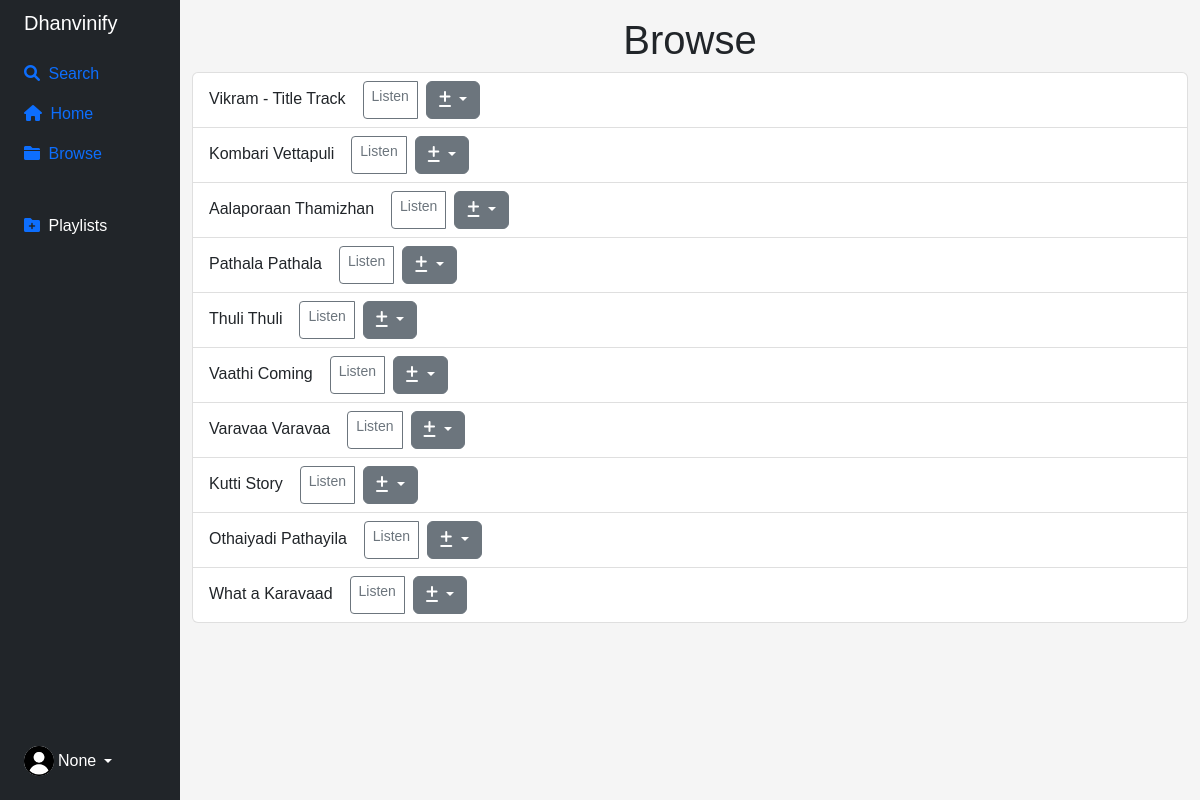
Screenshot of /browse with the database file from the repository.
### tables this page shows
CREATE TABLE songs(
id int,
name text,
artist text,
url text,
image text);

### app.py (the view)
@app.route('/browse')
def browse():
    if all_songs():
        username = session.get("name")
        cur.execute("SELECT rowid, name FROM playlists WHERE username = ?", (username, ))
        playlists = cur.fetchall()
        return render_template('browse.html', songs=song, check=1, playlist=playlists, name=username)
    else:
        return redirect("/")
    return redirect("/")
    return render_template('browse.html')

### app.py (called while the page is built)
def all_songs():
    global song
    cur.execute("SELECT rowid FROM songs")
    playlist_songs = cur.fetchall()
    playlist_data = []
    for id in playlist_songs:
        cur.execute("SELECT rowid, name, artist, url, image FROM songs WHERE rowid= (?)", (id))
        playlist_data.append(cur.fetchone())
    song = [
    {
        "id": row[0],
        "name": row[1],
        "artist": row[2],
    }
    for row in playlist_data
    ]
    return True

### templates/browse.html (shortened to what this page needs)
{% extends 'basic.html' %}
{% block content %}
    <h1>Browse</h1>
        <ul class="list-group" style="text-align: left;">
            {% for song in songs %}
                <li class="list-group-item">{{song['name']}} &ensp;
                    <div class="btn-group" role="group" aria-label="Basic outlined example">
                        <a class="btn btn-outline-secondary btn-sm" role="button" aria-disabled="true" href="/play?p={{song['id']}}">Listen</a>
                        <div class="dropdown">
                            <button class="btn btn-secondary dropdown-toggle" type="button" data-bs-toggle="dropdown" aria-expanded="false">
                                <i class="fa-solid fa-plus-minus"></i>
                            </button>
                          </div>
                      </div>
                </li>
            {% endfor %}
          </ul>
{% endblock %}

### templates/basic.html (shortened to what this page needs)
<!DOCTYPE html>
<html lang="en">
<head>
    <link href="https://cdn.jsdelivr.net/npm/bootstrap@5.2.3/dist/css/bootstrap.min.css" rel="stylesheet"/>
    <link rel="stylesheet" href="https://cdnjs.cloudflare.com/ajax/libs/font-awesome/5.13.0/css/all.min.css">
    <link rel="stylesheet" href="{{ url_for('static', filename='styles.css') }}">
    <link rel="stylesheet" href="https://cdnjs.cloudflare.com/ajax/libs/font-awesome/6.0.0-beta3/css/all.min.css">
</head>
<div class="container-fluid">
    <div class="row flex-nowrap">
        <div class="col-auto col-md-3 col-xl-2 px-sm-2 px-0 bg-dark" id="sidebar">
            <div class="d-flex flex-column align-items-center align-items-sm-start px-3 pt-2 text-white min-vh-100">
                <a href="/" class="d-flex align-items-center pb-3 mb-md-0 me-md-auto text-white text-decoration-none">
                    <span class="fs-5 d-none d-sm-inline"></i>Dhanvinify</span>
                </a>
                <ul class="nav nav-pills flex-column mb-sm-auto mb-0 align-items-center align-items-sm-start" id="menu">
                    <li class="nav-item">
                        <a href="/" class="nav-link align-middle px-0" class="btn btn-primary" data-bs-toggle="modal" data-bs-target="#exampleModal">
                            <i class="fa-solid fa-magnifying-glass"></i><span class="ms-1 d-none d-sm-inline"> Search</span>
                        </a>
                    </li>
                    <li class="nav-item">
                        <a href="/" class="nav-link align-middle px-0">
                            <i class="fa-solid fa-house"></i> <span class="ms-1 d-none d-sm-inline">Home</span>
                        </a>
                    </li>
                    <li class="nav-item">
                        <a href="/browse" class="nav-link align-middle px-0">
                            <i class="fa-solid fa-folder"></i> <span class="ms-1 d-none d-sm-inline">Browse</span>
                        </a>
                    </li>
                    <li>
                        <a href="#submenu1" data-bs-toggle="collapse" class="nav-link px-0 align-middle">
                            <br>
                            <a href="/add_playlist"><i class="fa-solid fa-folder-plus"></i></a> <span class="ms-1 d-none d-sm-inline">Playlists</span> </a>
                    </li>
                </ul>
                <div class="dropdown pb-4">
                    <a href="#" class="d-flex align-items-center text-white text-decoration-none dropdown-toggle" id="dropdownUser1" data-bs-toggle="dropdown" aria-expanded="false">
                        <img src="{{ url_for('static', filename='icon.png') }}" alt="hugenerd" width="30" height="30" class="rounded-circle">
                        <span class="d-none d-sm-inline mx-1"> {{name}}</span>
                    </a>
                </div>
            </div>
        </div>
        <div class="col py-3">
            {% block content %}{% endblock %}
        </div>
    </div>
</div>
</html>

### templates/basic.html (style rules this page uses)
#sidebar { max-width: 15%; }

### rows the page displays
songs: name "Vikram - Title Track"
songs: name "Kombari Vettapuli"
songs: name "Aalaporaan Thamizhan"
songs: name "Pathala Pathala"
songs: name "Thuli Thuli"
songs: name "Vaathi Coming"
songs: name "Varavaa Varavaa"
songs: name "Kutti Story"
songs: name "Othaiyadi Pathayila"
songs: name "What a Karavaad"

### other values shown
{{ name }} "None"
